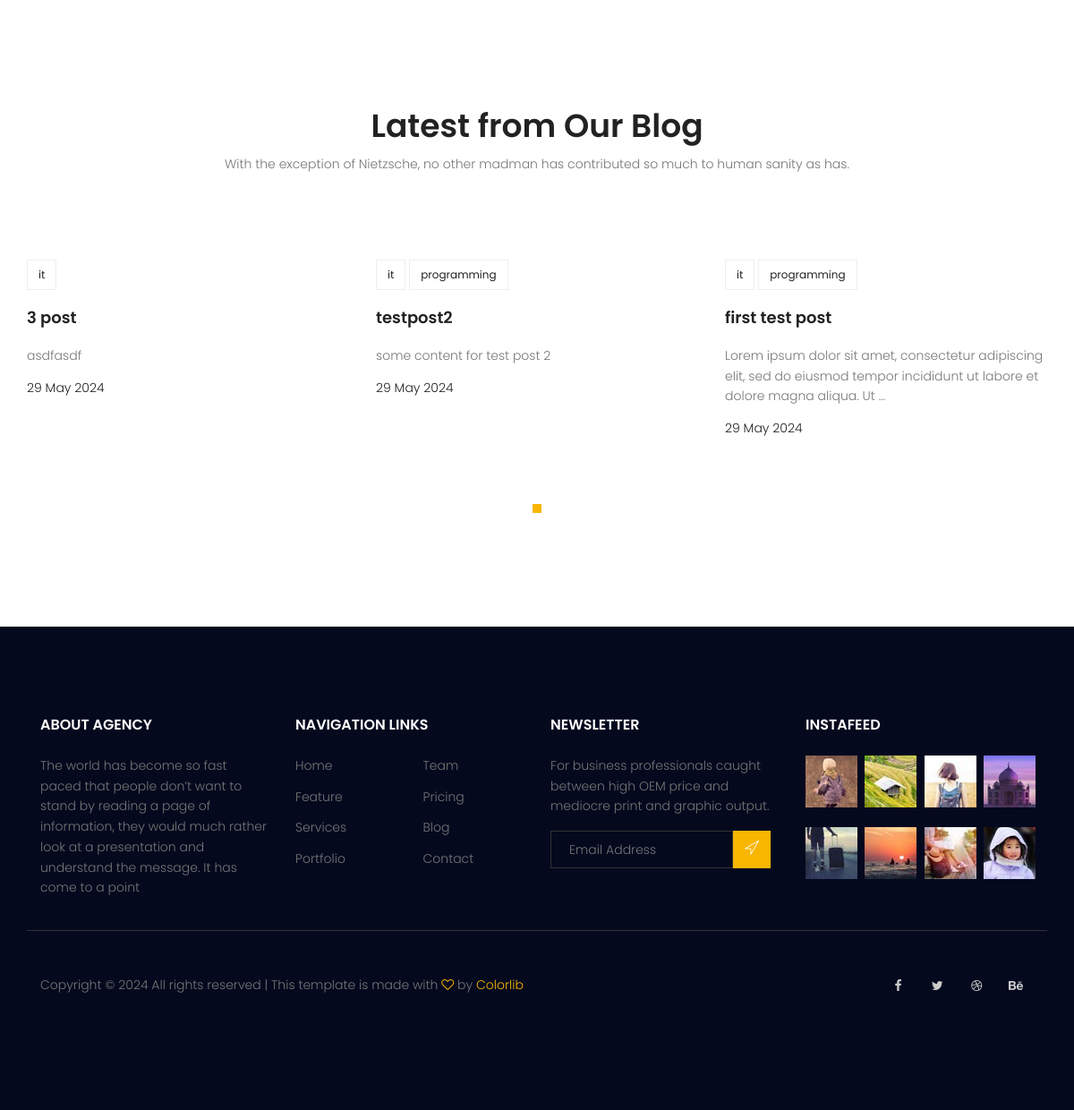
/ (lower part), run on an earlier commit of the app's database.
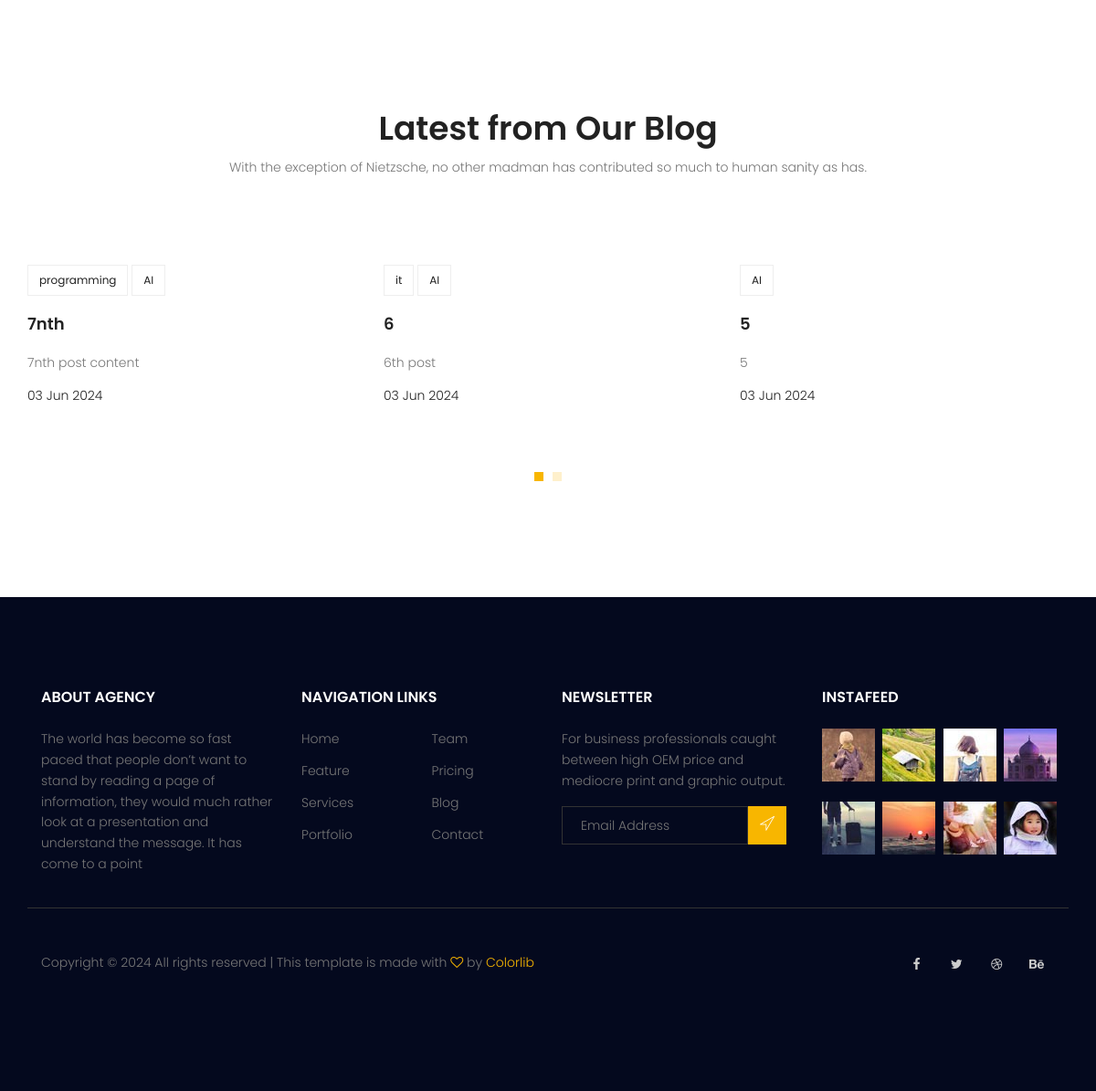
And on a later commit of the database.
### blog/models.py (models this page shows, shortened)
class Category(models.Model):
    name = models.CharField(max_length=255)
    def __str__(self) -> str:
        return self.name

class Post(models.Model):
    image = models.ImageField(upload_to='blog/', default='blog/default.jpg')
    author = models.ForeignKey(User, related_name='posts', on_delete=models.SET_NULL, null=True)
    title = models.CharField(max_length=255)
    content = models.TextField()
    category = models.ManyToManyField(Category)
    counted_view = models.IntegerField(default=0)
    status = models.BooleanField(default=False)
    published_datetime = models.DateTimeField(null=True)
    created_datetime = models.DateTimeField(auto_now_add=True)
    modified_datetime = models.DateTimeField(auto_now=True)
    class Meta:
        ordering = ['-created_datetime']

### website/views.py (the view)
# urls.py: path('', views.index_view, name='index'),
def index_view(request):
    return render(request, 'website/index.html')

### website/templatetags/website_tags.py (called while the page is built)
@register.inclusion_tag("website/website-blog.html")
def website_blog_latest_posts(arg=6):
    posts = Post.objects.filter(status=True, published_datetime__lte=now()).order_by(
        "-published_datetime"
    )[:arg]
    return {"posts": posts}

### templates/website/index.html (shortened to what this page needs)
{% extends '_base.html' %}
{% load static %}
{% load website_tags %}
{% block content %}
			{% website_blog_latest_posts %}
{% endblock content %}

### templates/website/website-blog.html (shortened to what this page needs)
<section class="recent-blog-area section-gap">
  <div class="container">
    <div class="row d-flex justify-content-center">
      <div class="menu-content pb-60 col-lg-9">
        <div class="title text-center">
          <h1 class="mb-10">Latest from Our Blog</h1>
          <p>
            With the exception of Nietzsche, no other madman has contributed so
            much to human sanity as has.
          </p>
        </div>
      </div>
    </div>
    <div class="row">
        <div class="active-recent-blog-carusel">
          {% for post in posts %}
        <div class="single-recent-blog-post item">
          <div class="details">
            <div class="tags">
              <ul>
                {% for name in post.category.all %}
                <li>
                  <a href="{% url 'blog:category' cat_name=name %}"
                    >{{ name }}</a
                  >
                </li>
                {% endfor %}
              </ul>
            </div>
            <a href="{% url 'blog:detail_view' pk=post.id %}"
              ><h4 class="title">{{ post.title }}</h4></a
            >
            <p>{{ post.content|truncatewords:20 }}</p>
            <h6 class="date">{{ post.published_datetime|date:"d M Y" }}</h6>
          </div>
        </div>
        {% endfor %}
      </div>
    </div>
  </div>
</section>

What changed in the data, as far as the page shows it:
no longer on this page (row unchanged): Post: title "3 post", content "asdfasdf", published_datetime "29 May 2024", Category (name "it")
no longer on this page (row unchanged): Post: title "testpost2", content "some content for test post 2", published_datetime "29 May 2024", Category (name "it"), Category (name "programming")
no longer on this page (row unchanged): Post: title "first test post", content "Lorem ipsum dolor sit amet, consectetur adipiscing elit, sed do eiusmod tempor incididunt ut labore et dolore magna aliqua. Ut …", published_datetime "29 May 2024", Category (name "it"), Category (name "programming")
added Post: title "7nth", content "7nth post content", published_datetime "03 Jun 2024", Category (name "programming")
added Category: name "AI"
added Post: title "6", content "6th post", published_datetime "03 Jun 2024", Category (name "it")
added Post: title "5", content "5", published_datetime "03 Jun 2024"
